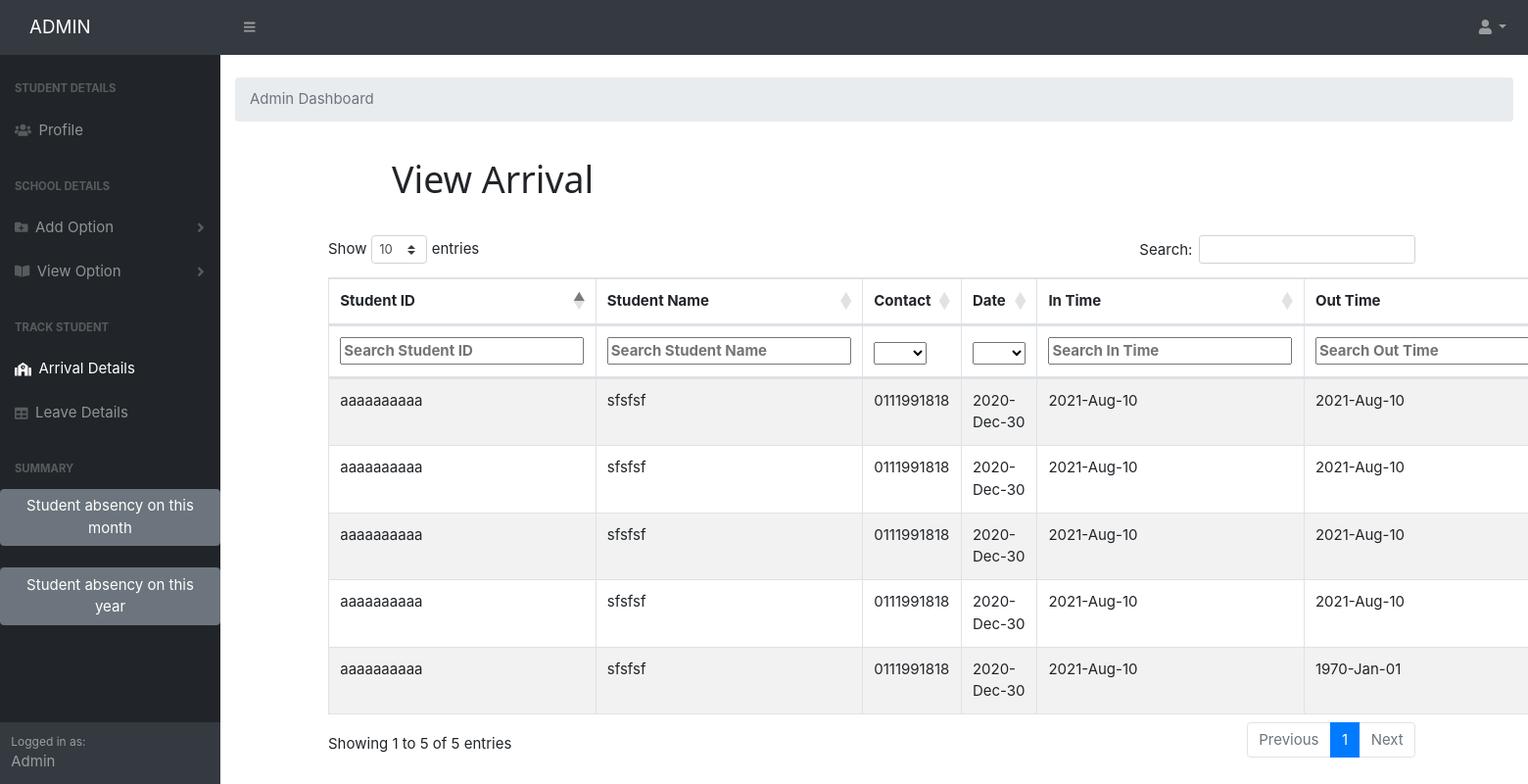
Page /viewarrival.php (signed in) on the committed database.
### tables this page shows
CREATE TABLE `arrival` (
  `id` int(11) NOT NULL,
  `sid` varchar(100) NOT NULL,
  `sname` varchar(100) NOT NULL,
  `contact` varchar(10) NOT NULL,
  `date` varchar(15) NOT NULL,
  `intime` varchar(35) NOT NULL,
  `outtime` varchar(35) NOT NULL
);

### viewarrival.php (the view, shortened to what this page needs)
<?php
	include('adminmenu.php');
	include('connect.php');
?>
<!DOCTYPE html>
<html>
<head>
	<link rel="stylesheet" href="https://stackpath.bootstrapcdn.com/bootstrap/4.5.2/css/bootstrap.min.css">
	<link rel="stylesheet"href="styles.css" >
	<link rel="stylesheet" href="w.css">
	<link rel="stylesheet" type="text/css" href="https://cdnjs.cloudflare.com/ajax/libs/twitter-bootstrap/4.5.2/css/bootstrap.css">
	<link rel="stylesheet" type="text/css" href="https://cdn.datatables.net/1.10.23/css/dataTables.bootstrap4.min.css">
</head>
<body>
	<h1 style='position: absolute; top: 20%; left: 400px;'>View Arrival</h1>
	<div style="position: absolute; top: 30%; left: 40vh;" class="container" >
		<div class="row">
			<div class="col">
				<table id="dataTables" class="table table-striped table-bordered" style="width:50%">
					<thead>
						<tr>
							<th>Student ID</th>
							<th>Student Name</th>
							<th>Contact</th>
							<th>Date</th>
							<th>In Time</th>
							<th>Out Time</th>
						</tr>
					</thead>
					<tbody>
						<?php
							$query = "SELECT * from arrival";
							$result = mysqli_query($con, $query);
							while($row = mysqli_fetch_array($result)){
								echo
								"<tr>
									<td>".$row['sid']."</td>
									<td>".$row['sname']."</td>
									<td>".$row['contact']."</td>
									<td>".date("Y-M-d", strtotime($row['date']))."</td>
									<td>".date("Y-M-d", strtotime($row['intime']))."</td>
									<td>".date("Y-M-d", strtotime($row['outtime']))."</td>
									<td>".$row['pid']."</td>
								</tr>";
							}
						?>
					</tbody>
				</table>
			</div>
		</div>
	</div>
</body>
</html>

### w.css (style rules this page uses)
html { box-sizing:border-box }
*,*:before,*:after { box-sizing:inherit }
html { -ms-text-size-adjust:100%;-webkit-text-size-adjust:100% }
body { margin:0 }
html,body { font-family:Verdana,sans-serif;font-size:15px;line-height:1.5 }
html { overflow-x:hidden }
h1,h2,h3,h4,h5,h6,.w3-slim,.w3-wide { font-family:"Segoe UI",Arial,sans-serif }
h1 { font-size:36px }
h1,h2,h3,h4,h5,h6 { font-weight:400;margin:10px 0 }

### rows in the picture
arrival: sid "aaaaaaaaaa", sname "sfsfsf", contact "0111991818", date "2020-Dec-30", intime "2021-Aug-10", outtime "2021-Aug-10"
arrival: sid "aaaaaaaaaa", sname "sfsfsf", contact "0111991818", date "2020-Dec-30", intime "2021-Aug-10", outtime "2021-Aug-10"
arrival: sid "aaaaaaaaaa", sname "sfsfsf", contact "0111991818", date "2020-Dec-30", intime "2021-Aug-10", outtime "2021-Aug-10"
arrival: sid "aaaaaaaaaa", sname "sfsfsf", contact "0111991818", date "2020-Dec-30", intime "2021-Aug-10", outtime "2021-Aug-10"
arrival: sid "aaaaaaaaaa", sname "sfsfsf", contact "0111991818", date "2020-Dec-30", intime "2021-Aug-10", outtime "1970-Jan-01"
